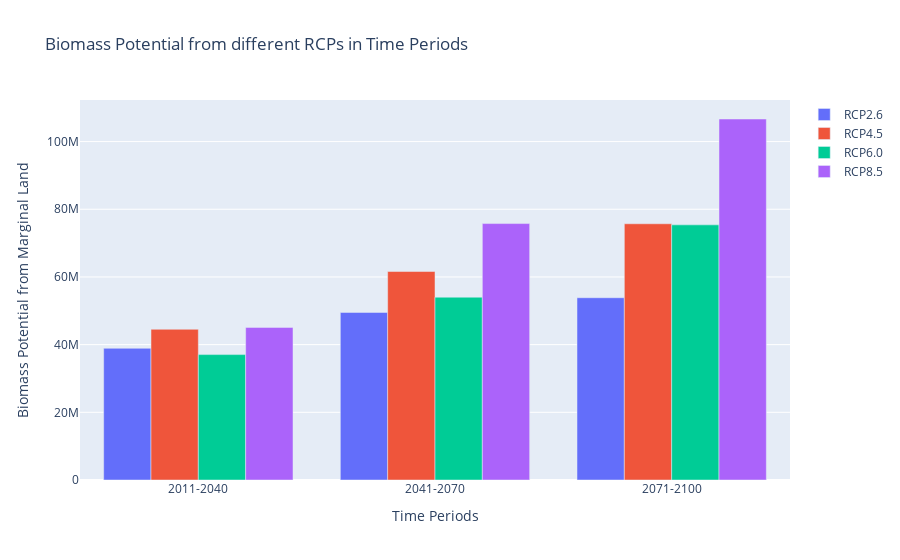

Notebook cell for this chart:
### Code cell
fig_marg_fin

### Figure 1 — Plotly figure (JSON) as saved in the notebook; plotly's stock layout.template omitted (floating-point values rounded to 4 significant figures)
{"data": [{"name": "RCP2.6", "type": "bar", "x": ["2011-2040", "2041-2070", "2071-2100"], "y": [38910000.0, 49510000.0, 53860000.0]}, {"name": "RCP4.5", "type": "bar", "x": ["2011-2040", "2041-2070", "2071-2100"], "y": [44530000.0, 61600000.0, 75710000.0]}, {"name": "RCP6.0", "type": "bar", "x": ["2011-2040", "2041-2070", "2071-2100"], "y": [37060000.0, 54020000.0, 75390000.0]}, {"name": "RCP8.5", "type": "bar", "x": ["2011-2040", "2041-2070", "2071-2100"], "y": [45090000.0, 75770000.0, 106700000.0]}], "layout": {"barmode": "group", "title": {"text": "Biomass Potential from different RCPs in Time Periods"}, "xaxis": {"title": {"text": "Time Periods"}}, "yaxis": {"title": {"text": "Biomass Potential from Marginal Land"}}}}
